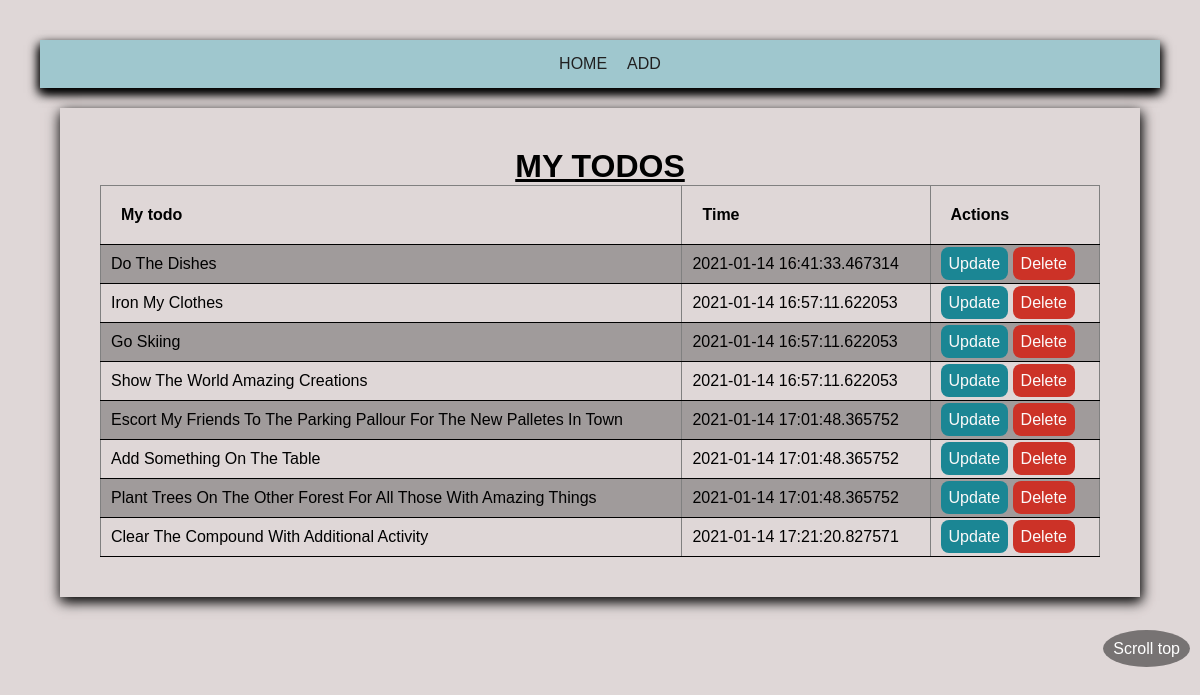
The page /home on the database its author committed.
### todo/models.py (models this page shows, shortened)
class Todo(db.Model):
    id = db.Column(db.Integer, primary_key=True)
    body = db.Column(db.String(255), index=True)
    time = db.Column(db.DateTime,index=True, default=datetime.now())
    done = db.Column(db.Boolean, default=False)
    updated = db.Column(db.DateTime, default=datetime.now())
    h = datetime.now().strftime("")

### todo/routes.py (the view)
@app.route('/')
@app.route('/index')
@app.route('/home')
def index():
    todos = Todo.query.all()
    return render_template('index.html', todos=todos)

### todo/templates/index.html
{% extends 'base.html' %} {% block title %} {% endblock title %} {% block
content %}
<h1 class="todo-title">My todos</h1>
<table border="1" cellspacing="2" , cellpadding="2">
  <tr>
    <th>My todo</th>
    <th>Time</th>
    <th>Actions</th>
  </tr>
  {% if todos %} {% for todo in todos %}
  <tr>
    <ol>
      <td>
        <li>{{todo.body}}</li>
      </td>
      <td>{{todo.time}}</td>
      <td>
        <a href="/update/{{todo.id}}" class="add">Update</a>
        <a href="/delete/{{todo.id}}" class="del">Delete</a>
      </td>
    </ol>
  </tr>
  {% endfor %}
</table>
{% else %}
<h1 class="no-todo">There are no todos in your list</h1>
{% endif %} {% endblock content %}

### todo/templates/base.html (shortened to what this page needs)
<!DOCTYPE html>
<html lang="en">
<head>
    <link rel="stylesheet" href="{{url_for('static', filename='css/main.css')}}">
</head>
<body>
    <div class="main-container">
        {% include '/include/nav.html' %}
        <div class="body-container">
            {% block content %}{% endblock content %}
        </div>
        <div class="scroll-top"><a href="#">Scroll top</a></div>
    </div>
</body>
</html>

### todo/templates/include/nav.html
<nav>
    <a href="{{url_for('index')}}">Home</a>
    <a href="{{url_for('add')}}">Add</a>
</nav>

### todo/static/css/main.css (style rules this page uses)
* { padding: 0; margin: 0; box-sizing: border-box; font-family: Helvetica; }
.main-container { padding: 40px; position: relative; background: #dfd7d7; min-height: 100vh; overflow-y: scroll; }
.body-container { display: grid; place-items: center; margin: 20px; box-shadow: #070707 2px 4px 12px, #837d7d -2px 5px 12px ; padding: 40px; }
table { text-align: left; width: 100%; vertical-align: bottom; padding: 10px; border-collapse: collapse; }
table,tr,td,th { border-collapse: collapse; }
tr,th,td { padding:20px; transition: 100ms ease; }
tr:nth-child(even) { background-color:#a09b9b; }
tr { border-bottom: 1px solid #000000; }
tr li { list-style: none; }
td { padding: 10px; vertical-align:bottom; text-align: left; text-transform: capitalize; }
td a { color:#fcf9f9; text-decoration: none; padding: 8px; border-radius: 8px; }
td a.del { background-color: #cc3227; }
td a.add { background-color: #1b8694; }
nav { height: 3rem; background-color:#9fc7ce; width: 100%; padding: 10px; display: flex; flex-direction: row; justify-content: center; align-items: center; box-shadow: #000000 2px 5px 10px,#000000 -2px 5px 10px; }
nav a { color: #202020; text-decoration: none; text-transform: uppercase; margin-left: 20px; flex-basis: 1; vertical-align: middle; }
.scroll-top { position: fixed; right: 10px; top: 80vh; }
.scroll-top a { padding: 10px; background-color: #777373; color: #fff; border-radius: 50%; text-decoration: none; }
.todo-title { text-align: center; text-transform: uppercase; text-decoration: underline; }

### rows shown on the page
Todo: body "Do The Dishes", time "2021-01-14 16:41:33.467314"
Todo: body "Iron My Clothes", time "2021-01-14 16:57:11.622053"
Todo: body "Go Skiing", time "2021-01-14 16:57:11.622053"
Todo: body "Show The World Amazing Creations", time "2021-01-14 16:57:11.622053"
Todo: body "Escort My Friends To The Parking Pallour For The New Palletes In Town", time "2021-01-14 17:01:48.365752"
Todo: body "Add Something On The Table", time "2021-01-14 17:01:48.365752"
Todo: body "Plant Trees On The Other Forest For All Those With Amazing Things", time "2021-01-14 17:01:48.365752"
Todo: body "Clear The Compound With Additional Activity", time "2021-01-14 17:21:20.827571"
